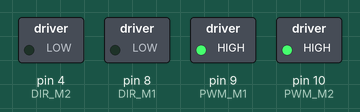
This sketch was run on a simulated Arduino Uno, built with avr-gcc and run on an emulated ATmega328P. Shown: switched loads named in the sketch (green lamp = pin HIGH).

Above: at 2.0 s.
At 6.0 s:
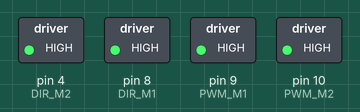
Timing chart, 0 to 10.4 s (numbered marks = the images above):
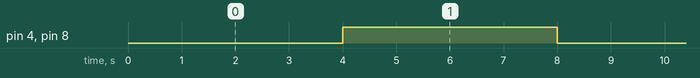

Measured:
- by itself, pin 4 (DIR_M2), pin 8 (DIR_M1): alternates HIGH for 4.0 s and LOW for 4.0 s

The sketch:

motores_DC.ino
```cpp
/**
 * Programa que aciona 2 motores DC usando PWM.
 * Um dos motores sera acionado a 25% e o outro a 50%.
 *
 *
 * Autor: Mauricio de O. Pena
 * Data: 01/03/2012
 *
 */

// M2 -> MOTOR DIREITO
#define PWM_M2 10   // PWM MOTOR DIREITO -> OK
#define PWM_M1 9   //
#define DIR_M2 4  // DIRECAO MOTOR DIREITO -> OK
#define DIR_M1 8   // direcao do modor esquerdo -> OK

void setup() {
    // Seta os pinos dos PWM dos motores como saidas
    pinMode(PWM_M1, OUTPUT);
    pinMode(PWM_M2, OUTPUT);

    // Seta os 2 pinos de controle dos motores
    pinMode(DIR_M1, OUTPUT);
    pinMode(DIR_M2, OUTPUT);

    // Seta PWM, nos 2 motores, em 25% e 50% (Obs.: analogWrite values from 0 to 255)
    analogWrite(PWM_M1, 255/1);
    analogWrite(PWM_M2, 255/1);
    //digitalWrite(PWM_M1, HIGH);
    //analogWrite(PWM_M1, 255/2);
    //digitalWrite(PWM_M2, HIGH);

}

void loop() {
    // Define direcao dos 2 motores
    digitalWrite(DIR_M1, LOW);
    digitalWrite(DIR_M2, LOW);

    // Pausa por 4 segundos
    delay(4000);

    // Inverte direcao dos 2 motores
    digitalWrite(DIR_M1, HIGH); // faz o motor parar <------------------------------gm
    digitalWrite(DIR_M2, HIGH);

    // Pausa por 4 segundos
    delay(4000);
}
```
